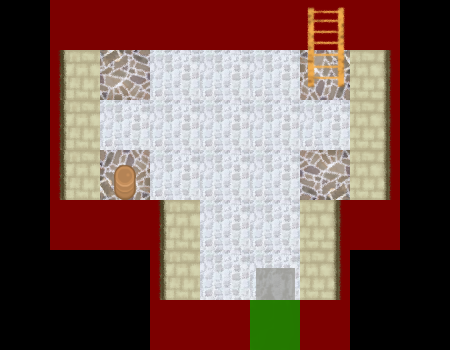

Rendered tile map (Tiled .tmx) drawn with the repository's tilesets; below, a short description and the map source with its tile grids summarised:
An orthogonal 9x7 tile map with 50x50 px tiles, 4 tile layers (collision, floor, entrance, storage), 3 tilesets.

<map version="1.0" orientation="orthogonal" renderorder="right-down" width="9" height="7" tilewidth="50" tileheight="50" nextobjectid="1">
 <tileset firstgid="1" name="collision" tilewidth="50" tileheight="50" tilecount="5">
  <image source="collision.png" width="250" height="50" />
 </tileset>
 <tileset firstgid="6" name="room" tilewidth="50" tileheight="50" tilecount="20">
  <image source="room.png" width="500" height="100" />
 </tileset>
 <tileset firstgid="26" name="RPGpack_sheet" tilewidth="50" tileheight="50" tilecount="260">
  <image source="RPGpack_sheet.png" width="1000" height="650" />
 </tileset>
 <layer name="collision" width="9" height="7">
  <data>[63 cells, 25 non-empty, 3 distinct tile ids]</data>
 </layer>
 <layer name="floor" width="9" height="7">
  <data>[63 cells, 29 non-empty, 7 distinct tile ids]</data>
 </layer>
 <layer name="entrance" width="9" height="7">
  <data>[63 cells, 3 non-empty, 3 distinct tile ids]</data>
 </layer>
 <layer name="storage" width="9" height="7">
  <data>[63 cells, 1 non-empty, 1 distinct tile ids]</data>
 </layer>
</map>
